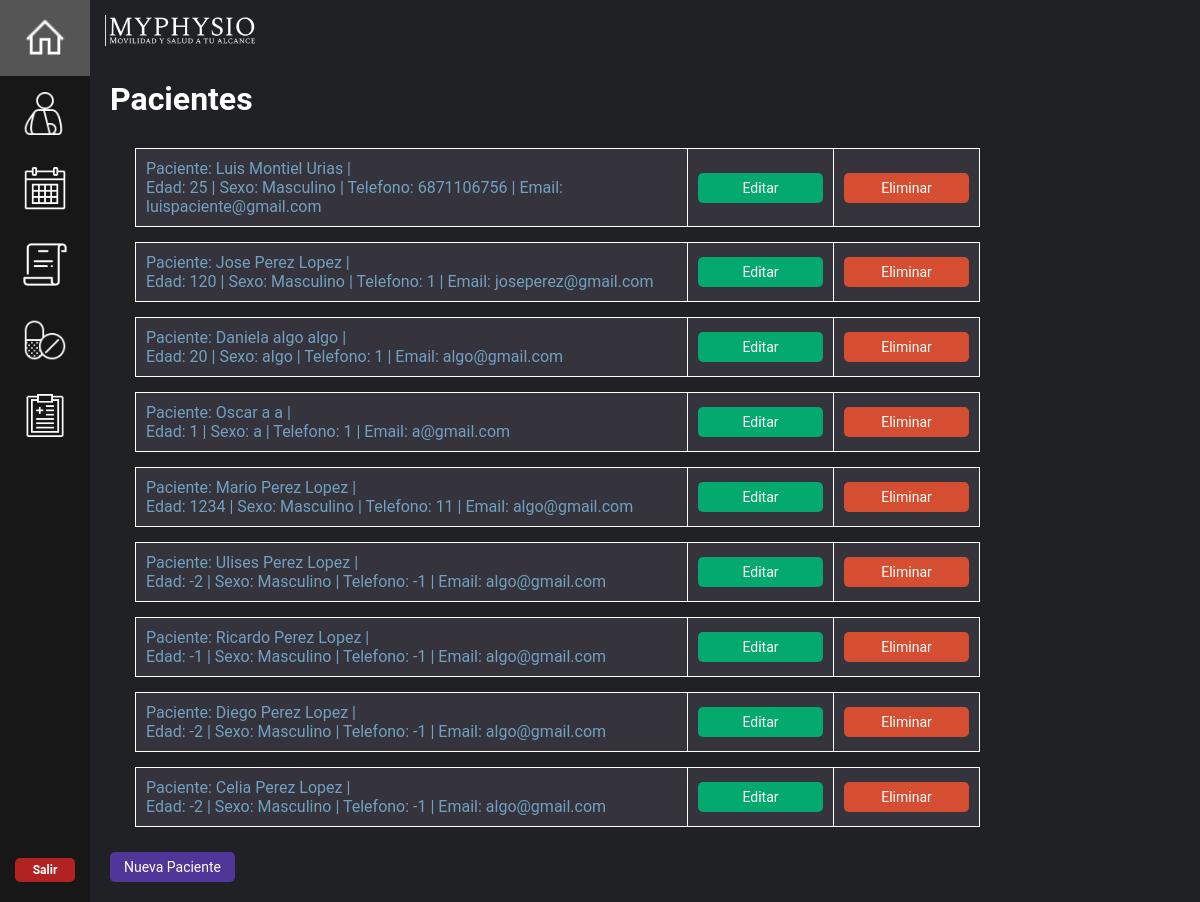
The app's page /pacientes/ with its own data.
### mainapp/models.py (models this page shows, shortened)
class Paciente(models.Model):
    nombre = models.CharField(max_length=50)
    apellido_paterno = models.CharField(max_length=50)
    apellido_materno = models.CharField(max_length=50)
    edad = models.IntegerField()
    sexo = models.CharField(max_length=50, blank=True, null=True)
    direccion = models.CharField(max_length=50, blank=True, null=True)
    telefonoP = models.IntegerField(blank=True, null=True)
    emailP = models.EmailField(blank=True, null=True)
    sintomas = models.CharField(max_length=50, blank=True, null=True)
    frecuencia_dolor = models.CharField(max_length=50, blank=True, null=True)
    act_causante = models.CharField(max_length=50, blank=True, null=True)
    descripcion_dolor = models.CharField(max_length=50, blank=True, null=True)
    intensidad_dolor = models.CharField(max_length=50, blank=True, null=True)
    tratamiento = models.CharField(max_length=50, blank=True, null=True)
    lesiones = models.CharField(max_length=50, blank=True, null=True)
    condicion = models.CharField(max_length=50, blank=True, null=True)
    tratamientos_previos = models.CharField(max_length=50, blank=True, null=True)
    medicacion_actual = models.CharField(max_length=50, blank=True, null=True)
    peso = models.IntegerField(blank=True, null=True)
    altura = models.IntegerField(blank=True, null=True)
    rango_mov = models.IntegerField(blank=True, null=True)
    presion = models.CharField(max_length=50, blank=True, null=True)
    ocupacion = models.CharField(max_length=50, blank=True, null=True)
    act_fisica = models.CharField(max_length=50, blank=True, null=True)
    descanso = models.CharField(max_length=50, blank=True, null=True)
    alimentacion = models.CharField(max_length=50, blank=True, null=True)

### mainapp/views.py (the view)
# urls.py: path("pacientes/", views.pacientes, name="pacientes"),
def pacientes(request):
    info_paciente = Paciente.objects.all
    return render(request, "./pacientes.html", {'all': info_paciente})

### mainapp/templates/pacientes.html (shortened to what this page needs)
{% extends "dashboard_home.html" %}
{% load static %}
{% block content %}
<body>
<h1 style="margin-top: 60px; color: white;">Pacientes</h1>
<div class="container_recetas">
    {% for item in all %}
    <div class="info_recetas">
        <table>
            <tr>
                <td>
                    <a href="{% url 'mostrar_paciente' item.id %}">
                    Paciente: {{item.nombre}} {{item.apellido_paterno}} {{item.apellido_materno}} | <br>
                    Edad: {{item.edad}} |
                    Sexo: {{item.sexo}} |
                    Telefono: {{item.telefonoP}} |
                    Email: {{item.emailP}}
                    </a>
                </td>
                <td align="right">
                    <a href="{% url 'update_paciente' item.id %}"> <button class="next-button edit-button" type="button">Editar</button></a>
                </td>
                <td>
                    <a href="{% url 'delete_paciente' item.id %}"> <button class="next-button delete-button" type="button">Eliminar</button></a>
                </td>
            </tr>
        </table>
    </div>
{% endfor %}
</div>
<a href="/reg_paciente"><button id="next1" class="next-button" type="button">Nueva Paciente</button></a>
</div>
{% endblock %}

### mystaticfiles/styles.css (style rules this page uses)
* { font-family: 'Roboto'; }
body { display: flex; flex-direction: column; margin: 0; min-height: 100vh; color: white; background-color: #202124; }
table { width: 100%; border-collapse: collapse; margin-top: 15px; }
th, td { text-align: left; padding: 10px; border-bottom: 2px solid #555; }
.next-button { width: 250px; height: 30px; text-align: center; background-color: #51369A; color: white; font-size: 14px; cursor: pointer; border-radius: 5px; border: none; align-self: center; margin-right: 16%; transition: all ease 0.5s; }

### mainapp/templates/dashboard_home.html (style rules this page uses)
body { margin: 0; font-family: "Roboto"; color: white; background-color: #202124; }

### mainapp/templates/pacientes.html (style rules this page uses)
.container_recetas { color: white; margin: 30px 200px 25px 25px; }
.info_recetas { color: white; background-color: #35333C; dispĺay: flex; margin: 20px padding: 20px 20px; }
.next-button { width: 125px; height: 30px; text-align: center; background-color: #51369A; color: white; font-size: 14px; cursor: pointer; border-radius: 5px; border: none; align-self: center; margin-right: 16%; transition: all ease 0.5s; }
a { text-decoration: none; color: white; }
.next-button.edit-button { background-color: #04AA6D; }
.next-button.delete-button { background-color: #d54e31; }
table, th, td { width: 100%; border: 1px solid; }
a { color: #72A0C1; }

### records on screen
Paciente: nombre "Luis", apellido_paterno "Montiel", apellido_materno "Urias", edad "25", sexo "Masculino", telefonoP "6871106756", emailP "luispaciente@gmail.com"
Paciente: nombre "Jose", apellido_paterno "Perez", apellido_materno "Lopez", edad "120", sexo "Masculino", telefonoP "1", emailP "joseperez@gmail.com"
Paciente: nombre "Daniela", apellido_paterno "algo", apellido_materno "algo", edad "20", sexo "algo", telefonoP "1", emailP "algo@gmail.com"
Paciente: nombre "Oscar", apellido_paterno "a", apellido_materno "a", edad "1", sexo "a", telefonoP "1", emailP "a@gmail.com"
Paciente: nombre "Mario", apellido_paterno "Perez", apellido_materno "Lopez", edad "1234", sexo "Masculino", telefonoP "11", emailP "algo@gmail.com"
Paciente: nombre "Ulises", apellido_paterno "Perez", apellido_materno "Lopez", edad "-2", sexo "Masculino", telefonoP "-1", emailP "algo@gmail.com"
Paciente: nombre "Ricardo", apellido_paterno "Perez", apellido_materno "Lopez", edad "-1", sexo "Masculino", telefonoP "-1", emailP "algo@gmail.com"
Paciente: nombre "Diego", apellido_paterno "Perez", apellido_materno "Lopez", edad "-2", sexo "Masculino", telefonoP "-1", emailP "algo@gmail.com"
Paciente: nombre "Celia", apellido_paterno "Perez", apellido_materno "Lopez", edad "-2", sexo "Masculino", telefonoP "-1", emailP "algo@gmail.com"
